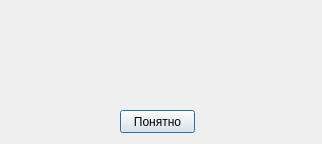
<?xml version="1.0" encoding="UTF-8"?>
<ui version="4.0">
 <class>Dialog</class>
 <widget class="QDialog" name="Dialog">
  <property name="geometry">
   <rect>
    <x>0</x>
    <y>0</y>
    <width>322</width>
    <height>144</height>
   </rect>
  </property>
  <property name="windowTitle">
   <string>Предупреждение</string>
  </property>
  <property name="windowIcon">
   <iconset resource="resources.qrc">
    <normaloff>:/resources/main_icon.png</normaloff>:/resources/main_icon.png</iconset>
  </property>
  <widget class="QLabel" name="messege">
   <property name="geometry">
    <rect>
     <x>20</x>
     <y>10</y>
     <width>281</width>
     <height>81</height>
    </rect>
   </property>
   <property name="text">
    <string>&lt;html&gt;&lt;head/&gt;&lt;body&gt;&lt;p align=&quot;center&quot;/&gt;&lt;/body&gt;&lt;/html&gt;</string>
   </property>
  </widget>
  <widget class="QPushButton" name="dialog_button">
   <property name="geometry">
    <rect>
     <x>120</x>
     <y>110</y>
     <width>75</width>
     <height>23</height>
    </rect>
   </property>
   <property name="text">
    <string>Понятно</string>
   </property>
  </widget>
 </widget>
 <resources>
  <include location="resources.qrc"/>
 </resources>
 <connections/>
</ui>
